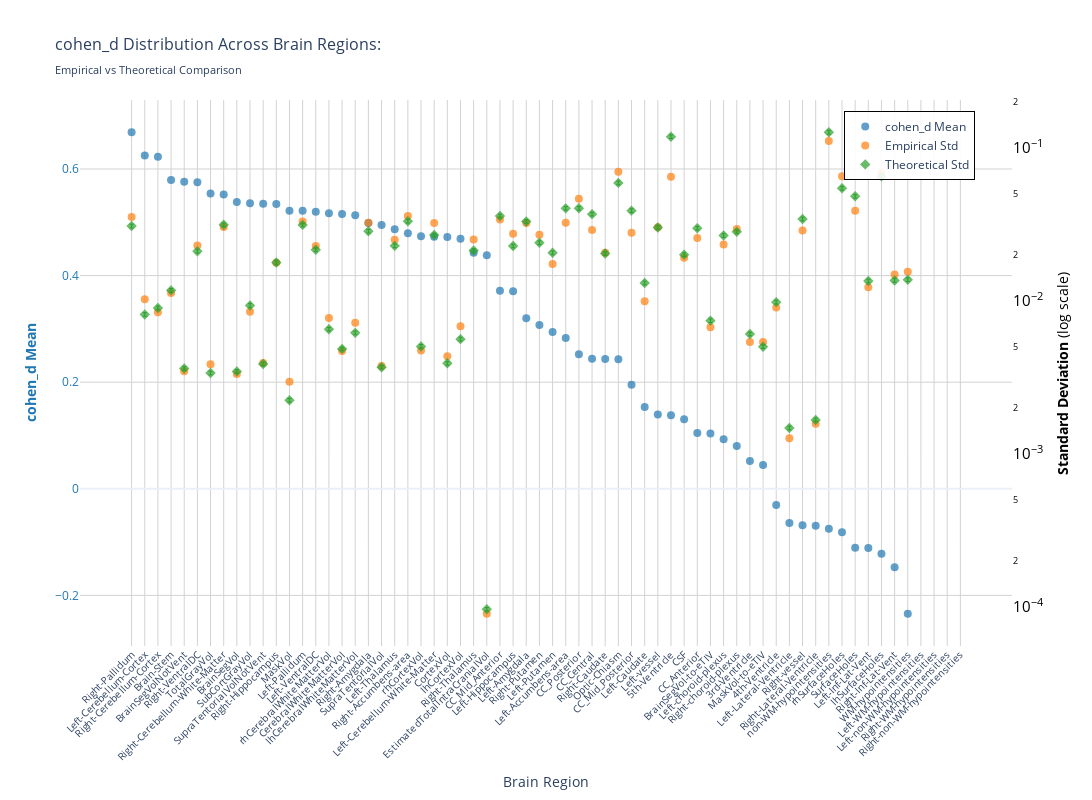
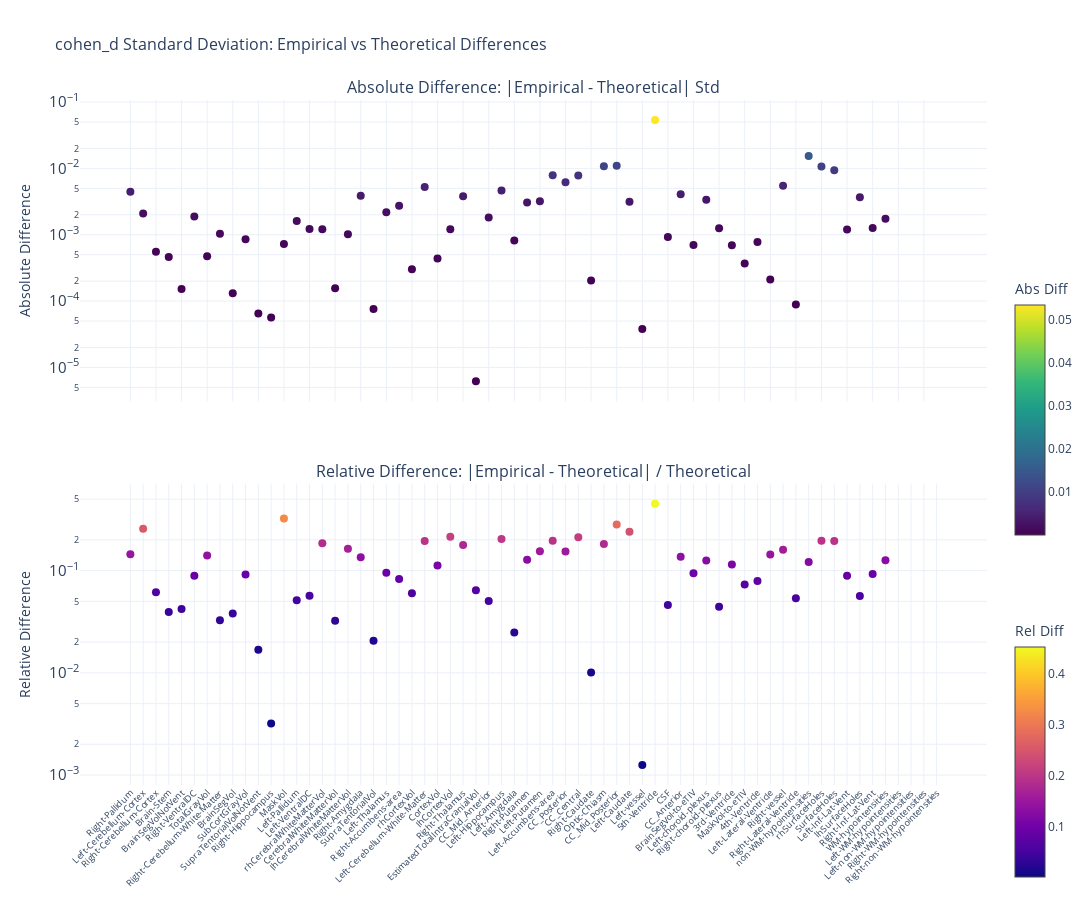

These figures' notebook cell, in order:
### Markdown cell above
### Cohen's d

### Code cell
nu_nav = df_navr[(df_navr["timepoint"] == "baseline") & (df_navr["group"] == "HC-PD")]
data_path = stats_dir / f"cohen_d_baseline_{METRIC}.parquet"
df, stats = get_test_stats(
    data_path, stat_functions_F, nu_nav, hemisphere=False, study="baseline"
)
show_figure(
    stats, hemisphere=False, stat_name="cohen_d", study="baseline", metric=METRIC
)

### Figure 1 — Plotly figure (JSON) as saved in the notebook; plotly's stock layout.template omitted (floating-point values rounded to 4 significant figures)
{"data": [{"hovertemplate": "<b>%{x}</b><br>Mean cohen_d: %{y:.2f}<br><extra></extra>", "marker": {"color": "#1f77b4", "opacity": 0.7, "size": 8}, "mode": "markers", "name": "cohen_d Mean", "type": "scatter", "x": ["Right-Pallidum", "Left-Cerebellum-Cortex", "Right-Cerebellum-Cortex", "Brain-Stem", "BrainSegVolNotVent", "Right-VentralDC", "TotalGrayVol", "Right-Cerebellum-White-Matter", "BrainSegVol", "SubCortGrayVol", "SupraTentorialVolNotVent", "Right-Hippocampus", "MaskVol", "Left-Pallidum", "Left-VentralDC", "rhCerebralWhiteMatterVol", "CerebralWhiteMatterVol", "lhCerebralWhiteMatterVol", "Right-Amygdala", "SupraTentorialVol", "Left-Thalamus", "Right-Accumbens-area", "rhCortexVol", "Left-Cerebellum-White-Matter", "CortexVol", "lhCortexVol", "Right-Thalamus", "EstimatedTotalIntraCranialVol", "CC_Mid_Anterior", "Left-Hippocampus", "Left-Amygdala", "Right-Putamen", "Left-Putamen", "Left-Accumbens-area", "CC_Posterior", "CC_Central", "Right-Caudate", "Optic-Chiasm", "CC_Mid_Posterior", "Left-Caudate", "Left-vessel", "5th-Ventricle", "CSF", "CC_Anterior", "BrainSegVol-to-eTIV", "Left-choroid-plexus", "Right-choroid-plexus", "3rd-Ventricle", "MaskVol-to-eTIV", "4th-Ventricle", "Left-Lateral-Ventricle", "Right-vessel", "Right-Lateral-Ventricle", "non-WM-hypointensities", "rhSurfaceHoles", "SurfaceHoles", "Left-Inf-Lat-Vent", "lhSurfaceHoles", "Right-Inf-Lat-Vent", "WM-hypointensities", "Left-WM-hypointensities", "Left-non-WM-hypointensities", "Right-WM-hypointensities", "Right-non-WM-hypointensities"], "y": [0.6688, 0.6255, 0.6229, 0.5795, 0.5763, 0.575, 0.5539, 0.5522, 0.5381, 0.5355, 0.5347, 0.5341, 0.5219, 0.5216, 0.52, 0.5168, 0.5157, 0.513, 0.4986, 0.4947, 0.4871, 0.4793, 0.4738, 0.4729, 0.4724, 0.469, 0.4428, 0.4382, 0.3715, 0.3704, 0.3201, 0.3073, 0.2943, 0.2831, 0.2525, 0.2441, 0.2435, 0.2432, 0.1954, 0.1534, 0.1392, 0.1381, 0.1307, 0.1046, 0.1038, 0.09292, 0.0802, 0.05208, 0.04459, -0.03056, -0.0642, -0.06833, -0.06917, -0.07486, -0.08137, -0.1107, -0.1113, -0.1217, -0.1471, -0.2344, NaN, NaN, NaN, NaN], "yaxis": "y"}, {"hovertemplate": "<b>%{x}</b><br>Empirical Std: %{y:.3f}<br><extra></extra>", "marker": {"color": "#ff7f0e", "opacity": 0.7, "size": 8, "symbol": "circle"}, "mode": "markers", "name": "Empirical Std", "type": "scatter", "x": ["Right-Pallidum", "Left-Cerebellum-Cortex", "Right-Cerebellum-Cortex", "Brain-Stem", "BrainSegVolNotVent", "Right-VentralDC", "TotalGrayVol", "Right-Cerebellum-White-Matter", "BrainSegVol", "SubCortGrayVol", "SupraTentorialVolNotVent", "Right-Hippocampus", "MaskVol", "Left-Pallidum", "Left-VentralDC", "rhCerebralWhiteMatterVol", "CerebralWhiteMatterVol", "lhCerebralWhiteMatterVol", "Right-Amygdala", "SupraTentorialVol", "Left-Thalamus", "Right-Accumbens-area", "rhCortexVol", "Left-Cerebellum-White-Matter", "CortexVol", "lhCortexVol", "Right-Thalamus", "EstimatedTotalIntraCranialVol", "CC_Mid_Anterior", "Left-Hippocampus", "Left-Amygdala", "Right-Putamen", "Left-Putamen", "Left-Accumbens-area", "CC_Posterior", "CC_Central", "Right-Caudate", "Optic-Chiasm", "CC_Mid_Posterior", "Left-Caudate", "Left-vessel", "5th-Ventricle", "CSF", "CC_Anterior", "BrainSegVol-to-eTIV", "Left-choroid-plexus", "Right-choroid-plexus", "3rd-Ventricle", "MaskVol-to-eTIV", "4th-Ventricle", "Left-Lateral-Ventricle", "Right-vessel", "Right-Lateral-Ventricle", "non-WM-hypointensities", "rhSurfaceHoles", "SurfaceHoles", "Left-Inf-Lat-Vent", "lhSurfaceHoles", "Right-Inf-Lat-Vent", "WM-hypointensities", "Left-WM-hypointensities", "Left-non-WM-hypointensities", "Right-WM-hypointensities", "Right-non-WM-hypointensities"], "y": [0.0353, 0.01024, 0.008434, 0.01125, 0.003462, 0.02299, 0.003851, 0.03041, 0.003327, 0.008474, 0.003926, 0.01775, 0.002963, 0.03297, 0.02279, 0.007733, 0.004693, 0.007189, 0.03239, 0.003753, 0.02507, 0.03591, 0.00473, 0.03223, 0.004344, 0.006826, 0.02514, 9.012e-05, 0.03403, 0.02748, 0.03222, 0.02704, 0.01741, 0.03236, 0.04646, 0.02907, 0.0206, 0.0698, 0.02786, 0.009936, 0.03023, 0.06485, 0.01912, 0.02574, 0.006724, 0.02338, 0.0295, 0.005374, 0.005382, 0.009032, 0.001262, 0.0288, 0.001574, 0.1111, 0.06512, 0.03888, 0.01228, 0.06881, 0.01485, 0.01549, NaN, NaN, NaN, NaN], "yaxis": "y2"}, {"error_y": {"array": [0.0008641, 0.0002283, 0.0002518, 0.0003281, 0.0001013, 0.0005915, 9.459e-05, 0.000881, 9.69e-05, 0.0002614, 0.0001082, 0.0004989, 6.272e-05, 0.0008787, 0.0006043, 0.0001829, 0.0001359, 0.0001731, 0.0007995, 0.000103, 0.0006411, 0.0009293, 0.000141, 0.0007555, 0.0001094, 0.0001574, 0.0005981, 2.698e-06, 0.001004, 0.0006395, 0.0009257, 0.0006718, 0.0005773, 0.001127, 0.001128, 0.001034, 0.0005713, 0.001654, 0.001089, 0.0003665, 0.000846, 0.003316, 0.0005618, 0.0008355, 0.000208, 0.0007492, 0.0007916, 0.00017, 0.0001405, 0.0002748, 4.131e-05, 0.0009606, 4.659e-05, 0.003542, 0.001526, 0.001353, 0.0003778, 0.001825, 0.0003807, 0.0003852, NaN, NaN, NaN, NaN], "arrayminus": [0.0008402, 0.000222, 0.0002448, 0.000319, 9.848e-05, 0.0005751, 9.197e-05, 0.0008566, 9.421e-05, 0.0002542, 0.0001052, 0.0004851, 6.098e-05, 0.0008544, 0.0005876, 0.0001778, 0.0001321, 0.0001683, 0.0007773, 0.0001002, 0.0006234, 0.0009035, 0.0001371, 0.0007345, 0.0001064, 0.000153, 0.0005815, 2.623e-06, 0.0009764, 0.0006218, 0.0009001, 0.0006532, 0.0005613, 0.001096, 0.001097, 0.001005, 0.0005555, 0.001608, 0.001059, 0.0003563, 0.0008225, 0.003224, 0.0005462, 0.0008124, 0.0002022, 0.0007284, 0.0007696, 0.0001653, 0.0001366, 0.0002672, 4.016e-05, 0.000934, 4.53e-05, 0.003444, 0.001484, 0.001315, 0.0003673, 0.001774, 0.0003702, 0.0003745, NaN, NaN, NaN, NaN], "color": "#2ca02c", "thickness": 1, "type": "data", "visible": true, "width": 2}, "hovertemplate": "<b>%{x}</b><br>Theoretical Std: %{y:.3f}<br><extra></extra>", "marker": {"color": "#2ca02c", "opacity": 0.7, "size": 8, "symbol": "diamond"}, "mode": "markers", "name": "Theoretical Std", "type": "scatter", "x": ["Right-Pallidum", "Left-Cerebellum-Cortex", "Right-Cerebellum-Cortex", "Brain-Stem", "BrainSegVolNotVent", "Right-VentralDC", "TotalGrayVol", "Right-Cerebellum-White-Matter", "BrainSegVol", "SubCortGrayVol", "SupraTentorialVolNotVent", "Right-Hippocampus", "MaskVol", "Left-Pallidum", "Left-VentralDC", "rhCerebralWhiteMatterVol", "CerebralWhiteMatterVol", "lhCerebralWhiteMatterVol", "Right-Amygdala", "SupraTentorialVol", "Left-Thalamus", "Right-Accumbens-area", "rhCortexVol", "Left-Cerebellum-White-Matter", "CortexVol", "lhCortexVol", "Right-Thalamus", "EstimatedTotalIntraCranialVol", "CC_Mid_Anterior", "Left-Hippocampus", "Left-Amygdala", "Right-Putamen", "Left-Putamen", "Left-Accumbens-area", "CC_Posterior", "CC_Central", "Right-Caudate", "Optic-Chiasm", "CC_Mid_Posterior", "Left-Caudate", "Left-vessel", "5th-Ventricle", "CSF", "CC_Anterior", "BrainSegVol-to-eTIV", "Left-choroid-plexus", "Right-choroid-plexus", "3rd-Ventricle", "MaskVol-to-eTIV", "4th-Ventricle", "Left-Lateral-Ventricle", "Right-vessel", "Right-Lateral-Ventricle", "non-WM-hypointensities", "rhSurfaceHoles", "SurfaceHoles", "Left-Inf-Lat-Vent", "lhSurfaceHoles", "Right-Inf-Lat-Vent", "WM-hypointensities", "Left-WM-hypointensities", "Left-non-WM-hypointensities", "Right-WM-hypointensities", "Right-non-WM-hypointensities"], "y": [0.03084, 0.00815, 0.008987, 0.01171, 0.003615, 0.02111, 0.003376, 0.03144, 0.003458, 0.00933, 0.003861, 0.01781, 0.002238, 0.03136, 0.02157, 0.006527, 0.00485, 0.006177, 0.02853, 0.003677, 0.02288, 0.03317, 0.005033, 0.02696, 0.003905, 0.005618, 0.02135, 9.63e-05, 0.03584, 0.02282, 0.03304, 0.02398, 0.02061, 0.04023, 0.04026, 0.03689, 0.02039, 0.05903, 0.03886, 0.01308, 0.03019, 0.1183, 0.02005, 0.02982, 0.007424, 0.02674, 0.02825, 0.006069, 0.005015, 0.009807, 0.001474, 0.03429, 0.001663, 0.1264, 0.05447, 0.04827, 0.01348, 0.06514, 0.01359, 0.01375, NaN, NaN, NaN, NaN], "yaxis": "y2"}], "layout": {"height": 800, "hovermode": "x", "legend": {"bgcolor": "rgba(255, 255, 255, 0.9)", "bordercolor": "black", "borderwidth": 1, "font": {"size": 12}, "orientation": "v", "x": 0.82, "y": 0.98}, "title": {"font": {"size": 16}, "text": "cohen_d Distribution Across Brain Regions:<br><sub>Empirical vs Theoretical Comparison</sub>"}, "width": 1400, "xaxis": {"gridcolor": "lightgray", "showgrid": true, "tickangle": -45, "tickfont": {"size": 10}, "title": {"text": "Brain Region"}}, "yaxis": {"gridcolor": "lightgray", "showgrid": true, "side": "left", "tickfont": {"color": "#1f77b4"}, "title": {"font": {"color": "#1f77b4"}, "text": "<b>cohen_d Mean</b>"}}, "yaxis2": {"exponentformat": "power", "overlaying": "y", "showgrid": false, "side": "right", "tickfont": {"color": "black"}, "title": {"font": {"color": "black"}, "text": "<b>Standard Deviation</b> (log scale)"}, "type": "log"}}}

### Figure 2 — Plotly figure (JSON) as saved in the notebook; plotly's stock layout.template omitted (floating-point values rounded to 4 significant figures)
{"data": [{"hovertemplate": "<b>%{x}</b><br>Abs Diff: %{y:.4f}<br><extra></extra>", "marker": {"color": [0.004457, 0.00209, 0.0005532, 0.0004599, 0.0001526, 0.001877, 0.0004747, 0.001031, 0.0001316, 0.0008564, 6.482e-05, 5.682e-05, 0.0007245, 0.001606, 0.001223, 0.001206, 0.0001567, 0.001013, 0.003857, 7.582e-05, 0.002186, 0.002744, 0.0003023, 0.005261, 0.0004385, 0.001208, 0.003795, 6.176e-06, 0.001812, 0.004651, 0.0008205, 0.003066, 0.003194, 0.007875, 0.0062, 0.007817, 0.0002051, 0.01077, 0.011, 0.003146, 3.792e-05, 0.05349, 0.0009267, 0.004077, 0.0007001, 0.003361, 0.00125, 0.000695, 0.0003675, 0.0007753, 0.0002118, 0.005484, 8.918e-05, 0.01534, 0.01065, 0.009398, 0.001205, 0.003671, 0.001261, 0.001741, NaN, NaN, NaN, NaN], "colorbar": {"len": 0.4, "title": {"text": "Abs Diff"}, "y": 0.75, "yanchor": "top"}, "colorscale": [[0, "#440154"], [0.1111, "#482878"], [0.2222, "#3e4989"], [0.3333, "#31688e"], [0.4444, "#26828e"], [0.5556, "#1f9e89"], [0.6667, "#35b779"], [0.7778, "#6ece58"], [0.8889, "#b5de2b"], [1, "#fde725"]], "showscale": true, "size": 8}, "mode": "markers", "name": "Absolute", "type": "scatter", "x": ["Right-Pallidum", "Left-Cerebellum-Cortex", "Right-Cerebellum-Cortex", "Brain-Stem", "BrainSegVolNotVent", "Right-VentralDC", "TotalGrayVol", "Right-Cerebellum-White-Matter", "BrainSegVol", "SubCortGrayVol", "SupraTentorialVolNotVent", "Right-Hippocampus", "MaskVol", "Left-Pallidum", "Left-VentralDC", "rhCerebralWhiteMatterVol", "CerebralWhiteMatterVol", "lhCerebralWhiteMatterVol", "Right-Amygdala", "SupraTentorialVol", "Left-Thalamus", "Right-Accumbens-area", "rhCortexVol", "Left-Cerebellum-White-Matter", "CortexVol", "lhCortexVol", "Right-Thalamus", "EstimatedTotalIntraCranialVol", "CC_Mid_Anterior", "Left-Hippocampus", "Left-Amygdala", "Right-Putamen", "Left-Putamen", "Left-Accumbens-area", "CC_Posterior", "CC_Central", "Right-Caudate", "Optic-Chiasm", "CC_Mid_Posterior", "Left-Caudate", "Left-vessel", "5th-Ventricle", "CSF", "CC_Anterior", "BrainSegVol-to-eTIV", "Left-choroid-plexus", "Right-choroid-plexus", "3rd-Ventricle", "MaskVol-to-eTIV", "4th-Ventricle", "Left-Lateral-Ventricle", "Right-vessel", "Right-Lateral-Ventricle", "non-WM-hypointensities", "rhSurfaceHoles", "SurfaceHoles", "Left-Inf-Lat-Vent", "lhSurfaceHoles", "Right-Inf-Lat-Vent", "WM-hypointensities", "Left-WM-hypointensities", "Left-non-WM-hypointensities", "Right-WM-hypointensities", "Right-non-WM-hypointensities"], "xaxis": "x", "y": [0.004457, 0.00209, 0.0005532, 0.0004599, 0.0001526, 0.001877, 0.0004747, 0.001031, 0.0001316, 0.0008564, 6.482e-05, 5.682e-05, 0.0007245, 0.001606, 0.001223, 0.001206, 0.0001567, 0.001013, 0.003857, 7.582e-05, 0.002186, 0.002744, 0.0003023, 0.005261, 0.0004385, 0.001208, 0.003795, 6.176e-06, 0.001812, 0.004651, 0.0008205, 0.003066, 0.003194, 0.007875, 0.0062, 0.007817, 0.0002051, 0.01077, 0.011, 0.003146, 3.792e-05, 0.05349, 0.0009267, 0.004077, 0.0007001, 0.003361, 0.00125, 0.000695, 0.0003675, 0.0007753, 0.0002118, 0.005484, 8.918e-05, 0.01534, 0.01065, 0.009398, 0.001205, 0.003671, 0.001261, 0.001741, NaN, NaN, NaN, NaN], "yaxis": "y"}, {"hovertemplate": "<b>%{x}</b><br>Rel Diff: %{y:.2%}<br><extra></extra>", "marker": {"color": [0.1445, 0.2564, 0.06155, 0.03928, 0.0422, 0.08891, 0.1406, 0.03278, 0.03807, 0.09179, 0.01679, 0.003191, 0.3237, 0.05122, 0.05672, 0.1849, 0.03232, 0.164, 0.1352, 0.02062, 0.09553, 0.08272, 0.06006, 0.1951, 0.1123, 0.2151, 0.1778, 0.06413, 0.05055, 0.2038, 0.02483, 0.1279, 0.155, 0.1957, 0.154, 0.2119, 0.01006, 0.1824, 0.2831, 0.2405, 0.001256, 0.452, 0.04622, 0.1367, 0.0943, 0.1257, 0.04425, 0.1145, 0.07328, 0.07905, 0.1437, 0.1599, 0.05363, 0.1213, 0.1956, 0.1947, 0.08934, 0.05636, 0.09282, 0.1267, NaN, NaN, NaN, NaN], "colorbar": {"len": 0.4, "title": {"text": "Rel Diff"}, "y": 0.25, "yanchor": "top"}, "colorscale": [[0, "#0d0887"], [0.1111, "#46039f"], [0.2222, "#7201a8"], [0.3333, "#9c179e"], [0.4444, "#bd3786"], [0.5556, "#d8576b"], [0.6667, "#ed7953"], [0.7778, "#fb9f3a"], [0.8889, "#fdca26"], [1, "#f0f921"]], "showscale": true, "size": 8}, "mode": "markers", "name": "Relative", "type": "scatter", "x": ["Right-Pallidum", "Left-Cerebellum-Cortex", "Right-Cerebellum-Cortex", "Brain-Stem", "BrainSegVolNotVent", "Right-VentralDC", "TotalGrayVol", "Right-Cerebellum-White-Matter", "BrainSegVol", "SubCortGrayVol", "SupraTentorialVolNotVent", "Right-Hippocampus", "MaskVol", "Left-Pallidum", "Left-VentralDC", "rhCerebralWhiteMatterVol", "CerebralWhiteMatterVol", "lhCerebralWhiteMatterVol", "Right-Amygdala", "SupraTentorialVol", "Left-Thalamus", "Right-Accumbens-area", "rhCortexVol", "Left-Cerebellum-White-Matter", "CortexVol", "lhCortexVol", "Right-Thalamus", "EstimatedTotalIntraCranialVol", "CC_Mid_Anterior", "Left-Hippocampus", "Left-Amygdala", "Right-Putamen", "Left-Putamen", "Left-Accumbens-area", "CC_Posterior", "CC_Central", "Right-Caudate", "Optic-Chiasm", "CC_Mid_Posterior", "Left-Caudate", "Left-vessel", "5th-Ventricle", "CSF", "CC_Anterior", "BrainSegVol-to-eTIV", "Left-choroid-plexus", "Right-choroid-plexus", "3rd-Ventricle", "MaskVol-to-eTIV", "4th-Ventricle", "Left-Lateral-Ventricle", "Right-vessel", "Right-Lateral-Ventricle", "non-WM-hypointensities", "rhSurfaceHoles", "SurfaceHoles", "Left-Inf-Lat-Vent", "lhSurfaceHoles", "Right-Inf-Lat-Vent", "WM-hypointensities", "Left-WM-hypointensities", "Left-non-WM-hypointensities", "Right-WM-hypointensities", "Right-non-WM-hypointensities"], "xaxis": "x2", "y": [0.1445, 0.2564, 0.06155, 0.03928, 0.0422, 0.08891, 0.1406, 0.03278, 0.03807, 0.09179, 0.01679, 0.003191, 0.3237, 0.05122, 0.05672, 0.1849, 0.03232, 0.164, 0.1352, 0.02062, 0.09553, 0.08272, 0.06006, 0.1951, 0.1123, 0.2151, 0.1778, 0.06413, 0.05055, 0.2038, 0.02483, 0.1279, 0.155, 0.1957, 0.154, 0.2119, 0.01006, 0.1824, 0.2831, 0.2405, 0.001256, 0.452, 0.04622, 0.1367, 0.0943, 0.1257, 0.04425, 0.1145, 0.07328, 0.07905, 0.1437, 0.1599, 0.05363, 0.1213, 0.1956, 0.1947, 0.08934, 0.05636, 0.09282, 0.1267, NaN, NaN, NaN, NaN], "yaxis": "y2"}], "layout": {"annotations": [{"font": {"size": 16}, "showarrow": false, "text": "Absolute Difference: |Empirical - Theoretical| Std", "x": 0.5, "xanchor": "center", "xref": "paper", "y": 1, "yanchor": "bottom", "yref": "paper"}, {"font": {"size": 16}, "showarrow": false, "text": "Relative Difference: |Empirical - Theoretical| / Theoretical", "x": 0.5, "xanchor": "center", "xref": "paper", "y": 0.44, "yanchor": "bottom", "yref": "paper"}], "height": 900, "hovermode": "x unified", "showlegend": false, "title": {"font": {"size": 16}, "text": "cohen_d Standard Deviation: Empirical vs Theoretical Differences"}, "width": 1400, "xaxis": {"anchor": "y", "domain": [0, 1], "showticklabels": false}, "xaxis2": {"anchor": "y2", "domain": [0, 1], "tickangle": -45, "tickfont": {"size": 9}}, "yaxis": {"anchor": "x", "domain": [0.56, 1], "exponentformat": "power", "title": {"text": "Absolute Difference"}, "type": "log"}, "yaxis2": {"anchor": "x2", "domain": [0, 0.44], "exponentformat": "power", "title": {"text": "Relative Difference"}, "type": "log"}}}
